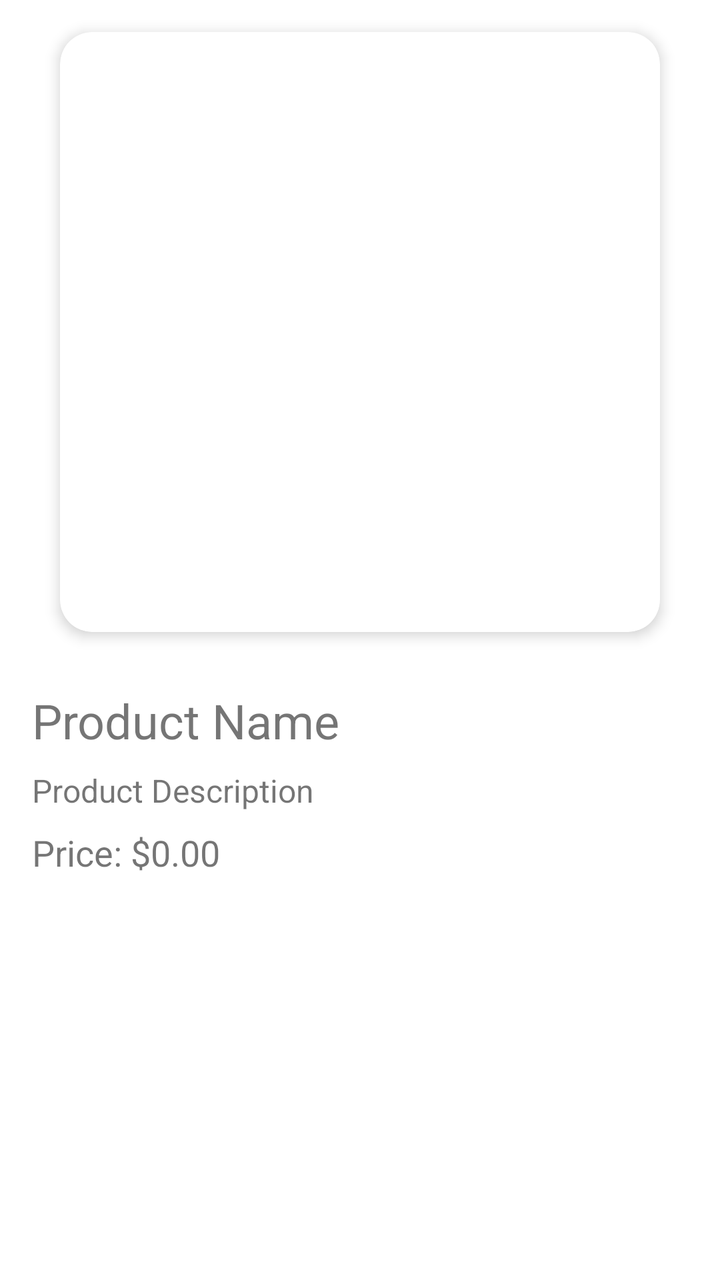
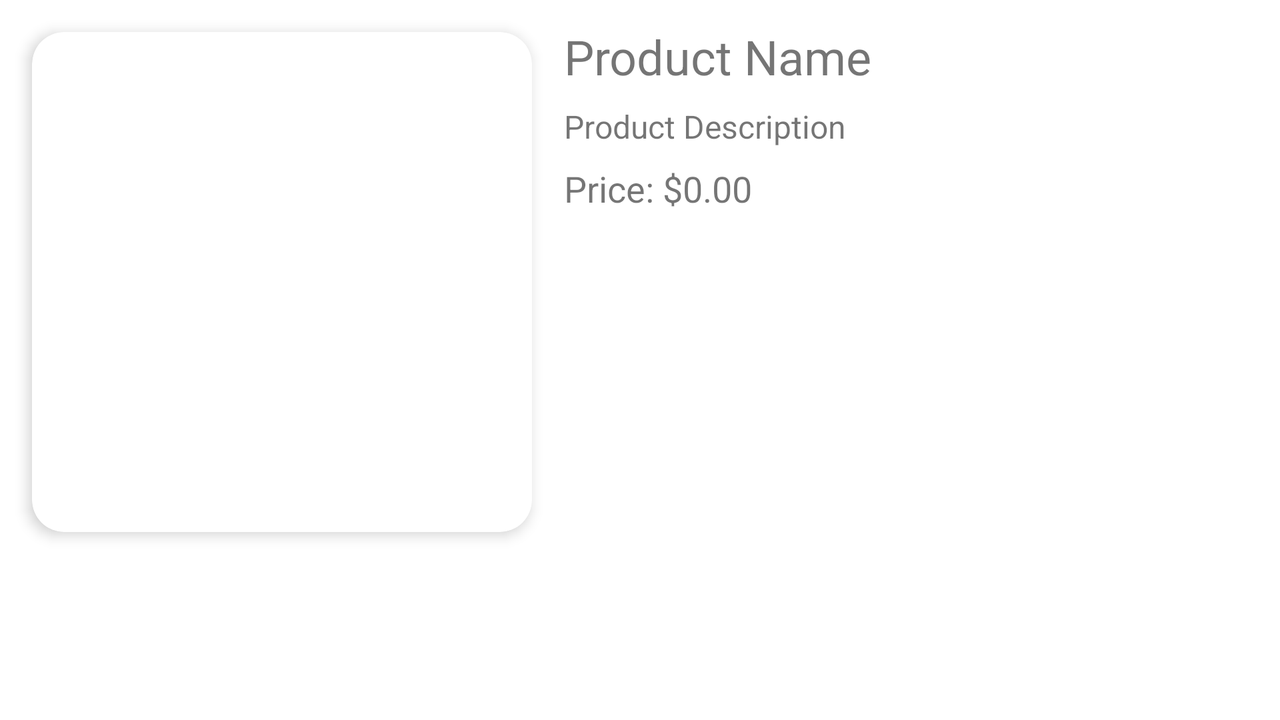

An Android layout and its configuration variant, each rendered on a device that would load it. The default file and the variant file are quoted in full after the pictures.
<!-- AndroidManifest.xml: application theme Theme.KursApp -->
<!-- res/layout/fragment_detail.xml -->
<RelativeLayout xmlns:android="http://schemas.android.com/apk/res/android"
    xmlns:app="http://schemas.android.com/apk/res-auto"
    xmlns:tools="http://schemas.android.com/tools"
    android:layout_width="match_parent"
    android:layout_height="match_parent"
    tools:viewBindingIgnore="false"
    tools:context=".presentation.fragments.FragmentDetail">

    <View
        android:id="@+id/rectanglefr"
        android:layout_width="match_parent"
        android:layout_height="?attr/actionBarSize"
        app:layout_constraintTop_toTopOf="parent"
        android:background="#3E000000"
        tools:visibility="visible"
        android:visibility="gone" />

    
    <androidx.cardview.widget.CardView
        android:id="@+id/productImageViewCard"
        android:layout_width="300dp"
        android:layout_height="300dp"
        android:layout_below="@+id/rectanglefr"


        android:layout_centerHorizontal="true"
        android:layout_marginStart="16dp"
        android:layout_marginTop="16dp"
        android:layout_marginEnd="16dp"
        android:layout_marginBottom="16dp"
        android:background="@color/white"
        app:cardCornerRadius="16dp"
        app:cardElevation="4dp">

        <ImageView
            android:id="@+id/productImageView"
            android:layout_width="match_parent"
            android:layout_height="match_parent"
            android:scaleType="centerCrop"
            android:src="@drawable/placeholder_image" />

    </androidx.cardview.widget.CardView>

    

    
    <TextView
        android:id="@+id/productNameTextView"
        android:layout_width="wrap_content"
        android:layout_height="wrap_content"
        android:layout_below="@id/productImageViewCard"
        android:layout_marginStart="16dp"
        android:layout_marginTop="12dp"
        android:layout_marginEnd="16dp"
        android:text="Product Name"
        android:textSize="24sp" />

    <TextView
        android:id="@+id/productDescriptionTextView"
        android:layout_width="match_parent"
        android:layout_height="wrap_content"
        android:layout_below="@id/productNameTextView"
        android:layout_marginTop="8dp"
        android:layout_marginStart="16dp"
        android:layout_marginEnd="16dp"
        android:text="Product Description"
        android:textSize="16sp" />

    
    <TextView
        android:id="@+id/productPriceTextView"
        android:layout_width="wrap_content"
        android:layout_height="wrap_content"
        android:layout_below="@id/productDescriptionTextView"
        android:layout_marginTop="8dp"
        android:layout_marginStart="16dp"
        android:text="Price: $0.00"
        android:textSize="18sp" />


</RelativeLayout>
<!-- resources referenced by this layout -->
<resources>
  <color name="white">#FFFFFFFF</color>
  <style name="Theme.KursApp" parent="Theme.MaterialComponents.DayNight.NoActionBar">
          
          <item name="colorPrimary">@color/purple_500</item>
          <item name="colorPrimaryVariant">@color/purple_700</item>
          <item name="colorOnPrimary">@color/white</item>
          
          <item name="colorSecondary">@color/teal_200</item>
          <item name="colorSecondaryVariant">@color/teal_700</item>
          <item name="colorOnSecondary">@color/black</item>
          
          <item name="android:statusBarColor">?attr/colorPrimaryVariant</item>
          
      </style>
  <color name="purple_500">#FF6200EE</color>
  <color name="purple_700">#FF3700B3</color>
  <color name="teal_200">#FF03DAC5</color>
  <color name="teal_700">#FF018786</color>
  <color name="black">#FF000000</color>
</resources>
<!-- res/layout-land/fragment_detail.xml (the author's variant of the layout above) -->
<!-- drawn on the phone turned sideways -->
<LinearLayout xmlns:android="http://schemas.android.com/apk/res/android"
    xmlns:app="http://schemas.android.com/apk/res-auto"
    xmlns:tools="http://schemas.android.com/tools"
    android:layout_width="match_parent"
    android:layout_height="match_parent"
    android:orientation="vertical"
    tools:viewBindingIgnore="false"
    tools:context=".presentation.fragments.FragmentDetail">

    
    <View
        android:id="@+id/rectanglefr"
        android:layout_width="match_parent"
        android:layout_height="?attr/actionBarSize"
        android:background="#3E000000"
        tools:visibility="visible"
        android:visibility="gone" />

    <LinearLayout
        android:layout_width="match_parent"
        android:layout_height="wrap_content"
        android:orientation="horizontal">

        <androidx.cardview.widget.CardView
            android:id="@+id/productImageViewCard"
            android:layout_width="250dp"
            android:layout_height="250dp"
            android:layout_marginStart="16dp"
            android:layout_marginTop="16dp"
            android:layout_marginEnd="16dp"
            android:layout_marginBottom="16dp"
            android:background="@color/white"
            app:cardCornerRadius="16dp"
            app:cardElevation="4dp">

            <ImageView
                android:id="@+id/productImageView"
                android:layout_width="match_parent"
                android:layout_height="match_parent"
                android:scaleType="centerCrop"
                android:src="@drawable/placeholder_image" />

        </androidx.cardview.widget.CardView>

        <LinearLayout
            android:layout_width="wrap_content"
            android:layout_height="match_parent"
            android:orientation="vertical">

            <TextView
                android:id="@+id/productNameTextView"
                android:layout_width="wrap_content"
                android:layout_height="wrap_content"
                android:layout_marginTop="12dp"
                android:text="Product Name"
                android:textSize="24sp" />

            <TextView
                android:id="@+id/productDescriptionTextView"
                android:layout_width="wrap_content"
                android:layout_height="wrap_content"
                android:layout_marginTop="8dp"
                android:text="Product Description"
                android:textSize="16sp" />

            <TextView
                android:id="@+id/productPriceTextView"
                android:layout_width="wrap_content"
                android:layout_height="wrap_content"
                android:layout_marginTop="8dp"
                android:text="Price: $0.00"
                android:textSize="18sp" />
        </LinearLayout>
    </LinearLayout>
</LinearLayout>
